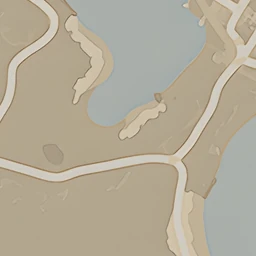
#> input picture tile40.webp, 256 x 256 px
$ python -i identify_service.py   (imports and definitions only)
#> lines starting #> are read from the running program, lines starting #| are printed output that depends on the picture
#> further down, picture is the input picture: PIL image 256x256 RGB; mean R, G, B 179.1, 171, 152.1
from __future__ import annotations

from dataclasses import dataclass
from pathlib import Path
from typing import Any


BASE_DIR = Path(__file__).resolve().parent

_UNLOADED = object()
_np: Any = _UNLOADED
_cv2: Any = _UNLOADED
_image: Any = _UNLOADED
_image_enhance: Any = _UNLOADED
_image_grab: Any = _UNLOADED


def _load_numpy():
    global _np
    if _np is _UNLOADED:
        try:
            import numpy as numpy_module
        except ImportError:  # pragma: no cover - controller reports unavailable detection.
            _np = None
        else:
            _np = numpy_module
    return _np


def _load_cv2():
    global _cv2
    if _cv2 is _UNLOADED:
        try:
            import cv2 as cv2_module
        except ImportError:  # pragma: no cover - controller reports unavailable detection.
            _cv2 = None
        else:
            _cv2 = cv2_module
    return _cv2


def _load_pillow():
    global _image, _image_enhance, _image_grab
    if _image is _UNLOADED:
        try:
            from PIL import Image as image_module
            from PIL import ImageEnhance as image_enhance_module
            from PIL import ImageGrab as image_grab_module
        except ImportError:  # pragma: no cover - controller reports unavailable features.
            _image = None
            _image_enhance = None
            _image_grab = None
        else:
            _image = image_module
            _image_enhance = image_enhance_module
            _image_grab = image_grab_module
    return _image, _image_enhance, _image_grab


# [4 lines left out: function monitor_dependencies, not called in this run]


def monitor_dependencies_available() -> bool:
    np_module, cv2_module, image_grab = monitor_dependencies()
    return bool(np_module is not None and cv2_module is not None and image_grab is not None)


@dataclass(frozen=True)
class DetectionTemplate:
    path: Path | None
    name: str
    color: Any
    gray: Any


DETECTION_TEMPLATE_MAX_SIDE = 128


# [32 lines left out: functions _clip_rect, dependencies_status, prepare_detection_template_path, not called in this run]


def prepare_detection_template(image, *, name: str = "selected image", path: Path | None = None) -> tuple[DetectionTemplate | None, str]:
#> called with name = 'selected image'
    image_module, _image_enhance_module, _image_grab_module = _load_pillow()
    np_module = _load_numpy()
    cv2_module = _load_cv2()
    if image_module is None or np_module is None or cv2_module is None:
        return None, "Pillow, numpy and opencv-python are required for detection."
    try:
        rgba = image.convert("RGBA")
        background = image_module.new("RGBA", rgba.size, (0, 0, 0, 255))
        composed = image_module.alpha_composite(background, rgba)
        width, height = composed.size
#> width = 256; height = 256
        max_side = max(width, height)
#> max_side = 256
        if max_side > DETECTION_TEMPLATE_MAX_SIDE:
            scale = DETECTION_TEMPLATE_MAX_SIDE / float(max_side)
#> scale = 0.5
            composed = composed.resize(
                (max(1, int(width * scale)), max(1, int(height * scale))),
                image_module.Resampling.LANCZOS,
            )
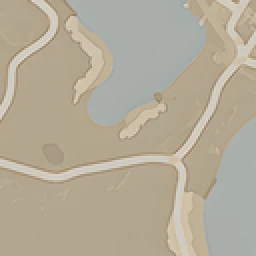
#> composed: PIL image 128x128 RGBA (shown 2 times larger); mean R, G, B, A 179.1, 171, 152.1, 255
        color = np_module.array(composed.convert("RGB"), dtype=np_module.uint8)
        gray = np_module.array(composed.convert("L"), dtype=np_module.uint8)
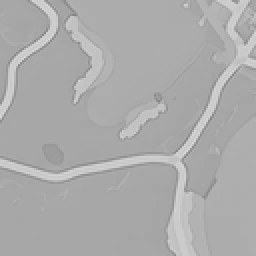
#> gray: shape (128, 128) (shown 2 times larger); min 127, max 217, mean 171.4
        if color.shape[0] < 8 or color.shape[1] < 8:
            return None, "Reference image is too small for reliable detection."
        return DetectionTemplate(path=path, name=name, color=color, gray=gray), "Reference ready for live detection."
    except Exception as exc:
        return None, f"Could not prepare reference image: {exc}"


# [245 lines left out: functions detect_stockpile_item_regions, grab_clipboard_image, not called in this run]

>>> from PIL import Image
>>> picture = Image.open('tile40.webp')
>>> result = prepare_detection_template(picture)
